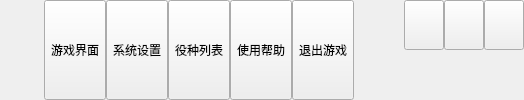
    <widget class="QWidget" name="widgetTitle" native="true">
     <property name="sizePolicy">
      <sizepolicy hsizetype="Preferred" vsizetype="Fixed">
       <horstretch>0</horstretch>
       <verstretch>0</verstretch>
      </sizepolicy>
     </property>
     <layout class="QHBoxLayout" name="horizontalLayout_2">
      <property name="spacing">
       <number>10</number>
      </property>
      <property name="leftMargin">
       <number>10</number>
      </property>
      <property name="topMargin">
       <number>0</number>
      </property>
      <property name="rightMargin">
       <number>0</number>
      </property>
      <property name="bottomMargin">
       <number>0</number>
      </property>
      <item>
       <widget class="QLabel" name="labIco">
        <property name="text">
         <string/>
        </property>
        <property name="alignment">
         <set>Qt::AlignCenter</set>
        </property>
       </widget>
      </item>
      <item>
       <widget class="QLabel" name="labTitle">
        <property name="styleSheet">
         <string notr="true"/>
        </property>
        <property name="text">
         <string/>
        </property>
        <property name="alignment">
         <set>Qt::AlignLeading|Qt::AlignLeft|Qt::AlignVCenter</set>
        </property>
       </widget>
      </item>
      <item>
       <widget class="QWidget" name="widgetTop" native="true">
        <layout class="QHBoxLayout" name="horizontalLayout_3">
         <property name="spacing">
          <number>0</number>
         </property>
         <property name="leftMargin">
          <number>0</number>
         </property>
         <property name="topMargin">
          <number>0</number>
         </property>
         <property name="rightMargin">
          <number>0</number>
         </property>
         <property name="bottomMargin">
          <number>0</number>
         </property>
         <item>
          <widget class="QToolButton" name="btnMain">
           <property name="sizePolicy">
            <sizepolicy hsizetype="Fixed" vsizetype="Expanding">
             <horstretch>0</horstretch>
             <verstretch>0</verstretch>
            </sizepolicy>
           </property>
           <property name="text">
            <string>游戏界面</string>
           </property>
           <property name="icon">
            <iconset resource="main.qrc">
             <normaloff>:/image/main_main.png</normaloff>:/image/main_main.png</iconset>
           </property>
           <property name="toolButtonStyle">
            <enum>Qt::ToolButtonTextUnderIcon</enum>
           </property>
          </widget>
         </item>
         <item>
          <widget class="QToolButton" name="btnConfig">
           <property name="sizePolicy">
            <sizepolicy hsizetype="Fixed" vsizetype="Expanding">
             <horstretch>0</horstretch>
             <verstretch>0</verstretch>
            </sizepolicy>
           </property>
           <property name="text">
            <string>系统设置</string>
           </property>
           <property name="icon">
            <iconset resource="main.qrc">
             <normaloff>:/image/main_config.png</normaloff>:/image/main_config.png</iconset>
           </property>
           <property name="toolButtonStyle">
            <enum>Qt::ToolButtonTextUnderIcon</enum>
           </property>
          </widget>
         </item>
         <item>
          <widget class="QToolButton" name="btnData">
           <property name="sizePolicy">
            <sizepolicy hsizetype="Fixed" vsizetype="Expanding">
             <horstretch>0</horstretch>
             <verstretch>0</verstretch>
            </sizepolicy>
           </property>
           <property name="text">
            <string>役种列表</string>
           </property>
           <property name="icon">
            <iconset resource="main.qrc">
             <normaloff>:/image/main_data.png</normaloff>:/image/main_data.png</iconset>
           </property>
           <property name="checked">
            <bool>false</bool>
           </property>
           <property name="toolButtonStyle">
            <enum>Qt::ToolButtonTextUnderIcon</enum>
           </property>
          </widget>
         </item>
         <item>
          <widget class="QToolButton" name="btnHelp">
           <property name="sizePolicy">
            <sizepolicy hsizetype="Fixed" vsizetype="Expanding">
             <horstretch>0</horstretch>
             <verstretch>0</verstretch>
            </sizepolicy>
           </property>
           <property name="styleSheet">
            <string notr="true"/>
           </property>
           <property name="text">
            <string>使用帮助</string>
           </property>
           <property name="icon">
            <iconset resource="main.qrc">
             <normaloff>:/image/main_person.png</normaloff>:/image/main_person.png</iconset>
           </property>
           <property name="toolButtonStyle">
            <enum>Qt::ToolButtonTextUnderIcon</enum>
           </property>
          </widget>
         </item>
         <item>
          <widget class="QToolButton" name="btnExit">
           <property name="sizePolicy">
            <sizepolicy hsizetype="Fixed" vsizetype="Expanding">
             <horstretch>0</horstretch>
             <verstretch>0</verstretch>
            </sizepolicy>
           </property>
           <property name="styleSheet">
            <string notr="true"/>
           </property>
           <property name="text">
            <string>退出游戏</string>
           </property>
           <property name="icon">
            <iconset resource="main.qrc">
             <normaloff>:/image/main_exit.png</normaloff>:/image/main_exit.png</iconset>
           </property>
           <property name="toolButtonStyle">
            <enum>Qt::ToolButtonTextUnderIcon</enum>
           </property>
          </widget>
         </item>
        </layout>
       </widget>
      </item>
      <item>
       <spacer name="horizontalSpacer">
        <property name="orientation">
         <enum>Qt::Horizontal</enum>
        </property>
        <property name="sizeHint" stdset="0">
         <size>
          <width>40</width>
          <height>20</height>
         </size>
        </property>
       </spacer>
      </item>
      <item>
       <widget class="QWidget" name="widgetMenu" native="true">
        <layout class="QGridLayout" name="gridLayout_2">
         <property name="leftMargin">
          <number>0</number>
         </property>
         <property name="topMargin">
          <number>0</number>
         </property>
         <property name="rightMargin">
          <number>0</number>
         </property>
         <property name="bottomMargin">
          <number>0</number>
         </property>
         <property name="spacing">
          <number>0</number>
         </property>
         <item row="1" column="1" colspan="3">
          <spacer name="verticalSpacer">
           <property name="orientation">
            <enum>Qt::Vertical</enum>
           </property>
           <property name="sizeHint" stdset="0">
            <size>
             <width>20</width>
             <height>40</height>
            </size>
           </property>
          </spacer>
         </item>
         <item row="0" column="1">
          <widget class="QPushButton" name="btnMenu_Min">
           <property name="sizePolicy">
            <sizepolicy hsizetype="Minimum" vsizetype="Expanding">
             <horstretch>0</horstretch>
             <verstretch>0</verstretch>
            </sizepolicy>
           </property>
           <property name="minimumSize">
            <size>
             <width>30</width>
             <height>30</height>
            </size>
           </property>
           <property name="cursor">
            <cursorShape>ArrowCursor</cursorShape>
           </property>
           <property name="focusPolicy">
            <enum>Qt::NoFocus</enum>
           </property>
           <property name="toolTip">
            <string>最小化</string>
           </property>
           <property name="text">
            <string/>
           </property>
          </widget>
         </item>
         <item row="0" column="3">
          <widget class="QPushButton" name="btnMenu_Close">
           <property name="sizePolicy">
            <sizepolicy hsizetype="Minimum" vsizetype="Expanding">
             <horstretch>0</horstretch>
             <verstretch>0</verstretch>
            </sizepolicy>
           </property>
           <property name="minimumSize">
            <size>
             <width>30</width>
             <height>30</height>
            </size>
           </property>
           <property name="cursor">
            <cursorShape>ArrowCursor</cursorShape>
           </property>
           <property name="focusPolicy">
            <enum>Qt::NoFocus</enum>
           </property>
           <property name="toolTip">
            <string>关闭</string>
           </property>
           <property name="text">
            <string/>
           </property>
          </widget>
         </item>
         <item row="0" column="2">
          <widget class="QPushButton" name="btnMenu_Max">
           <property name="sizePolicy">
            <sizepolicy hsizetype="Minimum" vsizetype="Expanding">
             <horstretch>0</horstretch>
             <verstretch>0</verstretch>
            </sizepolicy>
           </property>
           <property name="minimumSize">
            <size>
             <width>30</width>
             <height>30</height>
            </size>
           </property>
           <property name="focusPolicy">
            <enum>Qt::NoFocus</enum>
           </property>
           <property name="text">
            <string/>
           </property>
          </widget>
         </item>
        </layout>
       </widget>
      </item>
     </layout>
    </widget>
